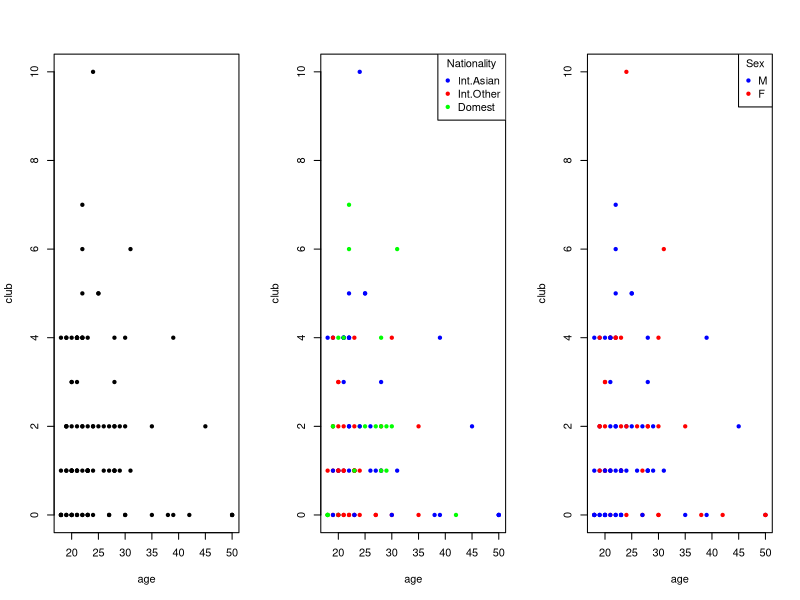
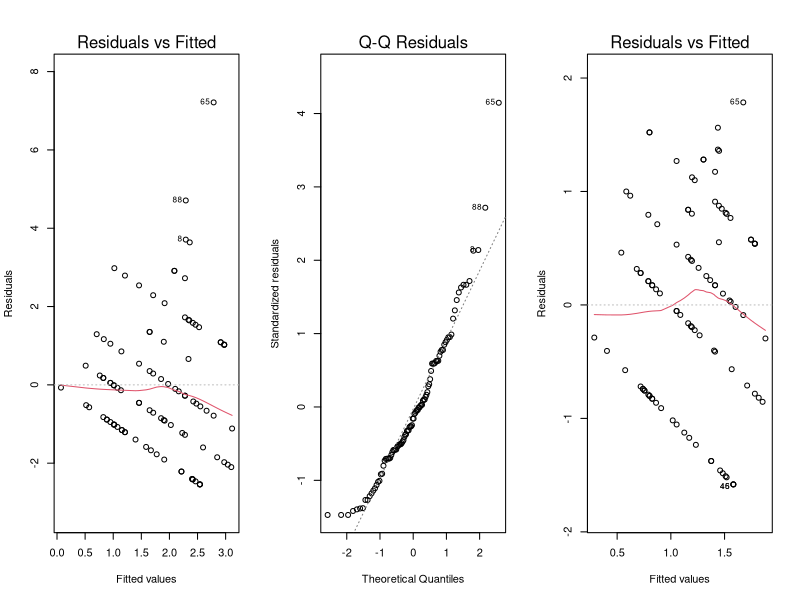
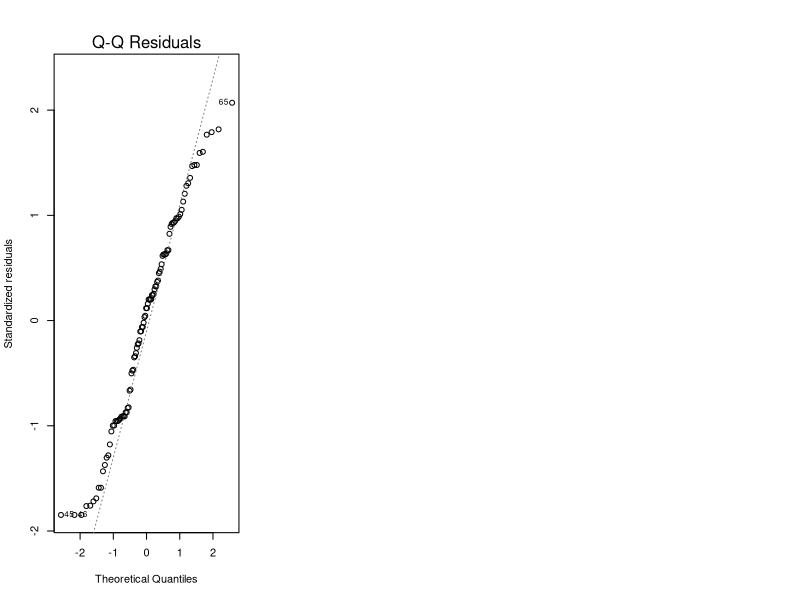

The R script that drew these images, in order:
## ---- chunk 1
knitr::opts_chunk$set(echo = TRUE)
## ---- chunk 2
drink = read.csv("SGTADATASETS/drinking.csv", stringsAsFactors = TRUE, header = TRUE)
par(mfrow = c(1, 3))
plot(club ~ age, data = drink, pch = 20)
mycols = c("blue", "red", "green")
plot(club ~ age, col = mycols[unclass(drink$nat)],
  data = drink, pch = 20)
#legend("topright", title = "Nationality", legend = levels(drink$nat), col = mycols, pch = 20)
legend("topright", title = "Nationality", legend = unique(drink$nat),
  col = mycols, pch = 20)
plot(club ~ age, col = mycols[unclass(drink$sex)],
  data = drink, pch = 20)
#legend("topright", title = "Sex", legend = levels(drink$sex), col = mycols, pch = 20)
legend("topright", title = "Sex", legend = unique(drink$sex),
  col = mycols, pch = 20)
## ---- chunk 3
club.1 = lm(club ~ age + nat + sex, data = drink)
plot(club.1, which = 1:2)
## ---- chunk 4
club.2 = lm(log2(club + 1) ~ age + nat + sex, data = drink)
plot(club.2, which = 1:2)
## ---- chunk 5
summary(club.2)

anova(lm(log2(club + 1) ~ age + sex + nat, data = drink))
## ---- chunk 6
club.3 = update(club.2, . ~ . - sex)
summary(club.3)

anova(lm(log2(club + 1) ~ age + nat, data = drink))
## ---- chunk 7
confint(club.3, "age")

TukeyHSD(aov(club.3), "nat")
